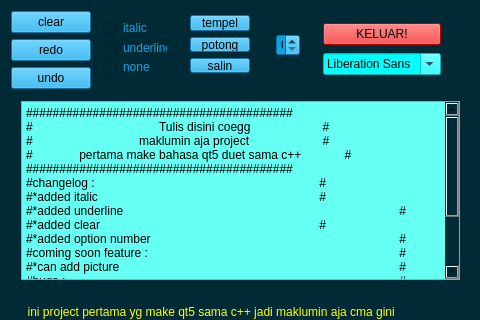
<?xml version="1.0" encoding="UTF-8"?>
<ui version="4.0">
 <class>arsalan</class>
 <widget class="QWidget" name="arsalan">
  <property name="geometry">
   <rect>
    <x>0</x>
    <y>0</y>
    <width>480</width>
    <height>320</height>
   </rect>
  </property>
  <property name="minimumSize">
   <size>
    <width>480</width>
    <height>320</height>
   </size>
  </property>
  <property name="maximumSize">
   <size>
    <width>480</width>
    <height>320</height>
   </size>
  </property>
  <property name="windowTitle">
   <string>arsalan</string>
  </property>
  <property name="windowIcon">
   <iconset>
    <normaloff>icon.svg</normaloff>icon.svg</iconset>
  </property>
  <property name="autoFillBackground">
   <bool>false</bool>
  </property>
  <property name="styleSheet">
   <string notr="true">background-color: rgb(0, 43, 54);</string>
  </property>
  <widget class="QWidget" name="gridLayoutWidget">
   <property name="geometry">
    <rect>
     <x>0</x>
     <y>0</y>
     <width>91</width>
     <height>81</height>
    </rect>
   </property>
   <layout class="QGridLayout" name="gridLayout">
    <property name="sizeConstraint">
     <enum>QLayout::SetFixedSize</enum>
    </property>
    <item row="2" column="0">
     <widget class="QPushButton" name="pushButton_2">
      <property name="cursor">
       <cursorShape>PointingHandCursor</cursorShape>
      </property>
      <property name="styleSheet">
       <string notr="true">background-color: rgb(18, 162, 225);</string>
      </property>
      <property name="text">
       <string>undo</string>
      </property>
     </widget>
    </item>
    <item row="1" column="0">
     <widget class="QPushButton" name="pushButton_3">
      <property name="cursor">
       <cursorShape>PointingHandCursor</cursorShape>
      </property>
      <property name="styleSheet">
       <string notr="true">background-color: rgb(18, 162, 225);</string>
      </property>
      <property name="text">
       <string>redo</string>
      </property>
     </widget>
    </item>
    <item row="0" column="0">
     <widget class="QPushButton" name="pushButton">
      <property name="cursor">
       <cursorShape>PointingHandCursor</cursorShape>
      </property>
      <property name="toolTip">
       <string extracomment="ini akan membersihkan "/>
      </property>
      <property name="statusTip">
       <string extracomment="ini akan membersihkan "/>
      </property>
      <property name="whatsThis">
       <string extracomment="ini akan membersihkan "/>
      </property>
      <property name="styleSheet">
       <string notr="true">background-color: rgb(18, 162, 225);</string>
      </property>
      <property name="text">
       <string>clear</string>
      </property>
     </widget>
    </item>
   </layout>
  </widget>
  <widget class="QWidget" name="gridLayoutWidget_2">
   <property name="geometry">
    <rect>
     <x>10</x>
     <y>90</y>
     <width>461</width>
     <height>201</height>
    </rect>
   </property>
   <layout class="QGridLayout" name="gridLayout_2" rowstretch="0">
    <item row="0" column="0">
     <widget class="QTextEdit" name="textEdit">
      <property name="cursor" stdset="0">
       <cursorShape>IBeamCursor</cursorShape>
      </property>
      <property name="styleSheet">
       <string notr="true">background-color: rgb(101, 255, 243);</string>
      </property>
      <property name="html">
       <string>&lt;!DOCTYPE HTML PUBLIC &quot;-//W3C//DTD HTML 4.0//EN&quot; &quot;http://www.w3.org/TR/REC-html40/strict.dtd&quot;&gt;
&lt;html&gt;&lt;head&gt;&lt;meta name=&quot;qrichtext&quot; content=&quot;1&quot; /&gt;&lt;style type=&quot;text/css&quot;&gt;
p, li { white-space: pre-wrap; }
&lt;/style&gt;&lt;/head&gt;&lt;body style=&quot; font-family:'Sans Serif'; font-size:9pt; font-weight:400; font-style:normal;&quot;&gt;
&lt;p style=&quot; margin-top:0px; margin-bottom:0px; margin-left:0px; margin-right:0px; -qt-block-indent:0; text-indent:0px;&quot;&gt;########################################&lt;/p&gt;
&lt;p style=&quot; margin-top:0px; margin-bottom:0px; margin-left:0px; margin-right:0px; -qt-block-indent:0; text-indent:0px;&quot;&gt;#	                Tulis disini coegg	                 #&lt;/p&gt;
&lt;p style=&quot; margin-top:0px; margin-bottom:0px; margin-left:0px; margin-right:0px; -qt-block-indent:0; text-indent:0px;&quot;&gt;#                                maklumin aja project 	                 #&lt;/p&gt;
&lt;p style=&quot; margin-top:0px; margin-bottom:0px; margin-left:0px; margin-right:0px; -qt-block-indent:0; text-indent:0px;&quot;&gt;#              pertama make bahasa qt5 duet sama c++             #&lt;/p&gt;
&lt;p style=&quot; margin-top:0px; margin-bottom:0px; margin-left:0px; margin-right:0px; -qt-block-indent:0; text-indent:0px;&quot;&gt;########################################&lt;/p&gt;
&lt;p style=&quot; margin-top:0px; margin-bottom:0px; margin-left:0px; margin-right:0px; -qt-block-indent:0; text-indent:0px;&quot;&gt;#changelog : 			                #&lt;/p&gt;
&lt;p style=&quot; margin-top:0px; margin-bottom:0px; margin-left:0px; margin-right:0px; -qt-block-indent:0; text-indent:0px;&quot;&gt;#*added italic			                #&lt;/p&gt;
&lt;p style=&quot; margin-top:0px; margin-bottom:0px; margin-left:0px; margin-right:0px; -qt-block-indent:0; text-indent:0px;&quot;&gt;#*added underline 			                #&lt;/p&gt;
&lt;p style=&quot; margin-top:0px; margin-bottom:0px; margin-left:0px; margin-right:0px; -qt-block-indent:0; text-indent:0px;&quot;&gt;#*added clear			                #&lt;/p&gt;
&lt;p style=&quot; margin-top:0px; margin-bottom:0px; margin-left:0px; margin-right:0px; -qt-block-indent:0; text-indent:0px;&quot;&gt;#*added option number 			                #&lt;/p&gt;
&lt;p style=&quot; margin-top:0px; margin-bottom:0px; margin-left:0px; margin-right:0px; -qt-block-indent:0; text-indent:0px;&quot;&gt;#coming soon feature :			                #&lt;/p&gt;
&lt;p style=&quot; margin-top:0px; margin-bottom:0px; margin-left:0px; margin-right:0px; -qt-block-indent:0; text-indent:0px;&quot;&gt;#*can add picture  			                #&lt;/p&gt;
&lt;p style=&quot; margin-top:0px; margin-bottom:0px; margin-left:0px; margin-right:0px; -qt-block-indent:0; text-indent:0px;&quot;&gt;#bugs :				                #&lt;/p&gt;
&lt;p style=&quot; margin-top:0px; margin-bottom:0px; margin-left:0px; margin-right:0px; -qt-block-indent:0; text-indent:0px;&quot;&gt;#*when you resize the window 		                #&lt;/p&gt;
&lt;p style=&quot; margin-top:0px; margin-bottom:0px; margin-left:0px; margin-right:0px; -qt-block-indent:0; text-indent:0px;&quot;&gt;#require :				                #&lt;/p&gt;
&lt;p style=&quot; margin-top:0px; margin-bottom:0px; margin-left:0px; margin-right:0px; -qt-block-indent:0; text-indent:0px;&quot;&gt;#-compiler c++ and qt			                #&lt;/p&gt;
&lt;p style=&quot; margin-top:0px; margin-bottom:0px; margin-left:0px; margin-right:0px; -qt-block-indent:0; text-indent:0px;&quot;&gt;#-it can run on LINUX,OSX,SOLARIS,WINDOWS	                #&lt;/p&gt;
&lt;p style=&quot; margin-top:0px; margin-bottom:0px; margin-left:0px; margin-right:0px; -qt-block-indent:0; text-indent:0px;&quot;&gt;########################################&lt;/p&gt;&lt;/body&gt;&lt;/html&gt;</string>
      </property>
     </widget>
    </item>
   </layout>
  </widget>
  <widget class="QWidget" name="gridLayoutWidget_3">
   <property name="geometry">
    <rect>
     <x>92</x>
     <y>10</y>
     <width>86</width>
     <height>74</height>
    </rect>
   </property>
   <layout class="QGridLayout" name="gridLayout_3">
    <item row="1" column="0">
     <widget class="QRadioButton" name="radioButton_2">
      <property name="styleSheet">
       <string notr="true">color: rgb(18, 162, 225);</string>
      </property>
      <property name="text">
       <string>underline</string>
      </property>
     </widget>
    </item>
    <item row="0" column="0">
     <widget class="QRadioButton" name="radioButton">
      <property name="styleSheet">
       <string notr="true">color: rgb(18, 162, 225);</string>
      </property>
      <property name="text">
       <string>italic</string>
      </property>
     </widget>
    </item>
    <item row="2" column="0">
     <widget class="QRadioButton" name="radioButton_3">
      <property name="styleSheet">
       <string notr="true">color: rgb(18, 162, 225);</string>
      </property>
      <property name="text">
       <string>none</string>
      </property>
     </widget>
    </item>
   </layout>
  </widget>
  <widget class="QWidget" name="gridLayoutWidget_4">
   <property name="geometry">
    <rect>
     <x>179</x>
     <y>4</y>
     <width>82</width>
     <height>80</height>
    </rect>
   </property>
   <layout class="QGridLayout" name="gridLayout_4">
    <item row="0" column="0">
     <widget class="QPushButton" name="pushButton_4">
      <property name="maximumSize">
       <size>
        <width>16777215</width>
        <height>16777202</height>
       </size>
      </property>
      <property name="cursor">
       <cursorShape>PointingHandCursor</cursorShape>
      </property>
      <property name="styleSheet">
       <string notr="true">background-color: rgb(18, 162, 225);</string>
      </property>
      <property name="text">
       <string>tempel</string>
      </property>
     </widget>
    </item>
    <item row="1" column="0">
     <widget class="QPushButton" name="pushButton_5">
      <property name="cursor">
       <cursorShape>PointingHandCursor</cursorShape>
      </property>
      <property name="styleSheet">
       <string notr="true">background-color: rgb(18, 162, 225);</string>
      </property>
      <property name="text">
       <string>potong</string>
      </property>
     </widget>
    </item>
    <item row="2" column="0">
     <widget class="QPushButton" name="pushButton_6">
      <property name="cursor">
       <cursorShape>PointingHandCursor</cursorShape>
      </property>
      <property name="styleSheet">
       <string notr="true">background-color: rgb(18, 162, 225);</string>
      </property>
      <property name="text">
       <string>salin</string>
      </property>
     </widget>
    </item>
   </layout>
  </widget>
  <widget class="QWidget" name="gridLayoutWidget_6">
   <property name="geometry">
    <rect>
     <x>265</x>
     <y>5</y>
     <width>46</width>
     <height>81</height>
    </rect>
   </property>
   <layout class="QGridLayout" name="gridLayout_10">
    <item row="0" column="0">
     <widget class="QSpinBox" name="spinBox">
      <property name="styleSheet">
       <string notr="true">background-color: rgb(18, 162, 225);</string>
      </property>
     </widget>
    </item>
   </layout>
  </widget>
  <widget class="QWidget" name="verticalLayoutWidget">
   <property name="geometry">
    <rect>
     <x>10</x>
     <y>291</y>
     <width>461</width>
     <height>42</height>
    </rect>
   </property>
   <layout class="QVBoxLayout" name="verticalLayout_2">
    <item>
     <widget class="QLabel" name="label">
      <property name="cursor">
       <cursorShape>WhatsThisCursor</cursorShape>
      </property>
      <property name="styleSheet">
       <string notr="true">color: rgb(255, 255, 0);</string>
      </property>
      <property name="text">
       <string>  ini project pertama yg make qt5 sama c++ jadi maklumin aja cma gini </string>
      </property>
     </widget>
    </item>
   </layout>
  </widget>
  <widget class="QWidget" name="verticalLayoutWidget_2">
   <property name="geometry">
    <rect>
     <x>312</x>
     <y>10</y>
     <width>140</width>
     <height>80</height>
    </rect>
   </property>
   <layout class="QVBoxLayout" name="verticalLayout">
    <item>
     <widget class="QPushButton" name="pushButton_7">
      <property name="cursor">
       <cursorShape>PointingHandCursor</cursorShape>
      </property>
      <property name="styleSheet">
       <string notr="true">background-color: rgb(255, 0, 0);</string>
      </property>
      <property name="text">
       <string>KELUAR!</string>
      </property>
     </widget>
    </item>
    <item>
     <widget class="QFontComboBox" name="fontComboBox">
      <property name="cursor">
       <cursorShape>BusyCursor</cursorShape>
      </property>
      <property name="styleSheet">
       <string notr="true">background-color: rgb(0, 255, 255);</string>
      </property>
     </widget>
    </item>
   </layout>
  </widget>
 </widget>
 <layoutdefault spacing="6" margin="11"/>
 <resources/>
 <connections>
  <connection>
   <sender>pushButton_7</sender>
   <signal>clicked(bool)</signal>
   <receiver>arsalan</receiver>
   <slot>close()</slot>
   <hints>
    <hint type="sourcelabel">
     <x>409</x>
     <y>30</y>
    </hint>
    <hint type="destinationlabel">
     <x>239</x>
     <y>159</y>
    </hint>
   </hints>
  </connection>
  <connection>
   <sender>pushButton</sender>
   <signal>clicked(bool)</signal>
   <receiver>textEdit</receiver>
   <slot>clear()</slot>
   <hints>
    <hint type="sourcelabel">
     <x>45</x>
     <y>11</y>
    </hint>
    <hint type="destinationlabel">
     <x>240</x>
     <y>190</y>
    </hint>
   </hints>
  </connection>
  <connection>
   <sender>pushButton_3</sender>
   <signal>clicked(bool)</signal>
   <receiver>textEdit</receiver>
   <slot>redo()</slot>
   <hints>
    <hint type="sourcelabel">
     <x>45</x>
     <y>39</y>
    </hint>
    <hint type="destinationlabel">
     <x>240</x>
     <y>190</y>
    </hint>
   </hints>
  </connection>
  <connection>
   <sender>pushButton_2</sender>
   <signal>clicked(bool)</signal>
   <receiver>textEdit</receiver>
   <slot>undo()</slot>
   <hints>
    <hint type="sourcelabel">
     <x>45</x>
     <y>67</y>
    </hint>
    <hint type="destinationlabel">
     <x>240</x>
     <y>190</y>
    </hint>
   </hints>
  </connection>
  <connection>
   <sender>radioButton</sender>
   <signal>toggled(bool)</signal>
   <receiver>textEdit</receiver>
   <slot>setFontItalic(bool)</slot>
   <hints>
    <hint type="sourcelabel">
     <x>134</x>
     <y>20</y>
    </hint>
    <hint type="destinationlabel">
     <x>240</x>
     <y>190</y>
    </hint>
   </hints>
  </connection>
  <connection>
   <sender>radioButton_2</sender>
   <signal>toggled(bool)</signal>
   <receiver>textEdit</receiver>
   <slot>setFontUnderline(bool)</slot>
   <hints>
    <hint type="sourcelabel">
     <x>134</x>
     <y>46</y>
    </hint>
    <hint type="destinationlabel">
     <x>240</x>
     <y>190</y>
    </hint>
   </hints>
  </connection>
  <connection>
   <sender>radioButton_3</sender>
   <signal>toggled(bool)</signal>
   <receiver>textEdit</receiver>
   <slot>update()</slot>
   <hints>
    <hint type="sourcelabel">
     <x>134</x>
     <y>72</y>
    </hint>
    <hint type="destinationlabel">
     <x>240</x>
     <y>190</y>
    </hint>
   </hints>
  </connection>
  <connection>
   <sender>pushButton_4</sender>
   <signal>clicked(bool)</signal>
   <receiver>textEdit</receiver>
   <slot>paste()</slot>
   <hints>
    <hint type="sourcelabel">
     <x>219</x>
     <y>15</y>
    </hint>
    <hint type="destinationlabel">
     <x>240</x>
     <y>190</y>
    </hint>
   </hints>
  </connection>
  <connection>
   <sender>pushButton_5</sender>
   <signal>clicked(bool)</signal>
   <receiver>textEdit</receiver>
   <slot>cut()</slot>
   <hints>
    <hint type="sourcelabel">
     <x>219</x>
     <y>43</y>
    </hint>
    <hint type="destinationlabel">
     <x>240</x>
     <y>190</y>
    </hint>
   </hints>
  </connection>
  <connection>
   <sender>pushButton_6</sender>
   <signal>clicked(bool)</signal>
   <receiver>textEdit</receiver>
   <slot>copy()</slot>
   <hints>
    <hint type="sourcelabel">
     <x>219</x>
     <y>71</y>
    </hint>
    <hint type="destinationlabel">
     <x>240</x>
     <y>190</y>
    </hint>
   </hints>
  </connection>
  <connection>
   <sender>spinBox</sender>
   <signal>valueChanged(int)</signal>
   <receiver>textEdit</receiver>
   <slot>setFontWeight(int)</slot>
   <hints>
    <hint type="sourcelabel">
     <x>287</x>
     <y>44</y>
    </hint>
    <hint type="destinationlabel">
     <x>240</x>
     <y>190</y>
    </hint>
   </hints>
  </connection>
  <connection>
   <sender>fontComboBox</sender>
   <signal>currentFontChanged(QFont)</signal>
   <receiver>textEdit</receiver>
   <slot>setCurrentFont(QFont)</slot>
   <hints>
    <hint type="sourcelabel">
     <x>391</x>
     <y>67</y>
    </hint>
    <hint type="destinationlabel">
     <x>240</x>
     <y>190</y>
    </hint>
   </hints>
  </connection>
 </connections>
</ui>
